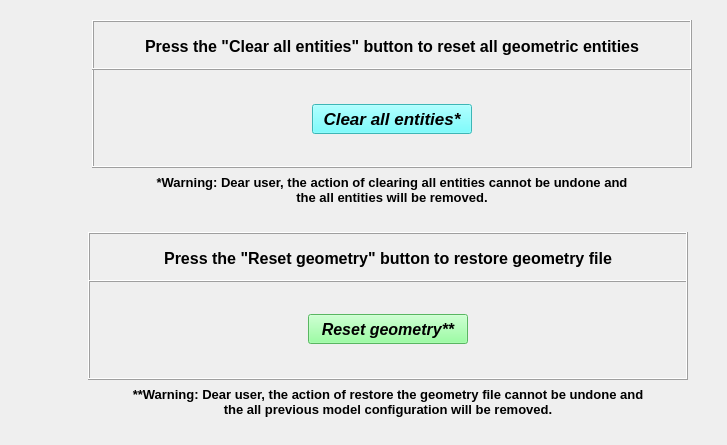
    <widget class="QWidget" name="tab_reset_entities">
     <attribute name="title">
      <string>Resets</string>
     </attribute>
     <widget class="QFrame" name="frame_6">
      <property name="geometry">
       <rect>
        <x>92</x>
        <y>68</y>
        <width>600</width>
        <height>100</height>
       </rect>
      </property>
      <property name="minimumSize">
       <size>
        <width>600</width>
        <height>100</height>
       </size>
      </property>
      <property name="maximumSize">
       <size>
        <width>600</width>
        <height>100</height>
       </size>
      </property>
      <property name="frameShape">
       <enum>QFrame::Box</enum>
      </property>
      <property name="frameShadow">
       <enum>QFrame::Raised</enum>
      </property>
      <widget class="QPushButton" name="pushButton_clear_all_entities">
       <property name="geometry">
        <rect>
         <x>220</x>
         <y>36</y>
         <width>160</width>
         <height>30</height>
        </rect>
       </property>
       <property name="minimumSize">
        <size>
         <width>160</width>
         <height>30</height>
        </size>
       </property>
       <property name="maximumSize">
        <size>
         <width>160</width>
         <height>30</height>
        </size>
       </property>
       <property name="font">
        <font>
         <family>Arial</family>
         <pointsize>13</pointsize>
         <weight>75</weight>
         <italic>true</italic>
         <bold>true</bold>
        </font>
       </property>
       <property name="styleSheet">
        <string notr="true">background-color: rgb(85, 255, 255);</string>
       </property>
       <property name="text">
        <string>Clear all entities*</string>
       </property>
      </widget>
     </widget>
     <widget class="QFrame" name="frame_7">
      <property name="geometry">
       <rect>
        <x>92</x>
        <y>20</y>
        <width>600</width>
        <height>50</height>
       </rect>
      </property>
      <property name="minimumSize">
       <size>
        <width>600</width>
        <height>50</height>
       </size>
      </property>
      <property name="maximumSize">
       <size>
        <width>600</width>
        <height>50</height>
       </size>
      </property>
      <property name="frameShape">
       <enum>QFrame::Box</enum>
      </property>
      <property name="frameShadow">
       <enum>QFrame::Raised</enum>
      </property>
      <widget class="QLabel" name="label_31">
       <property name="geometry">
        <rect>
         <x>40</x>
         <y>8</y>
         <width>520</width>
         <height>36</height>
        </rect>
       </property>
       <property name="minimumSize">
        <size>
         <width>520</width>
         <height>36</height>
        </size>
       </property>
       <property name="maximumSize">
        <size>
         <width>520</width>
         <height>36</height>
        </size>
       </property>
       <property name="font">
        <font>
         <family>Arial</family>
         <pointsize>12</pointsize>
         <weight>75</weight>
         <italic>false</italic>
         <bold>true</bold>
        </font>
       </property>
       <property name="frameShape">
        <enum>QFrame::NoFrame</enum>
       </property>
       <property name="text">
        <string>Press the &quot;Clear all entities&quot; button to reset all geometric entities</string>
       </property>
       <property name="textFormat">
        <enum>Qt::AutoText</enum>
       </property>
       <property name="alignment">
        <set>Qt::AlignCenter</set>
       </property>
      </widget>
     </widget>
     <widget class="QLabel" name="label_32">
      <property name="geometry">
       <rect>
        <x>92</x>
        <y>172</y>
        <width>600</width>
        <height>36</height>
       </rect>
      </property>
      <property name="minimumSize">
       <size>
        <width>600</width>
        <height>36</height>
       </size>
      </property>
      <property name="maximumSize">
       <size>
        <width>600</width>
        <height>36</height>
       </size>
      </property>
      <property name="font">
       <font>
        <family>Arial</family>
        <pointsize>10</pointsize>
        <weight>75</weight>
        <italic>false</italic>
        <bold>true</bold>
       </font>
      </property>
      <property name="frameShape">
       <enum>QFrame::NoFrame</enum>
      </property>
      <property name="text">
       <string>*Warning: Dear user, the action of clearing all entities cannot be undone and 
the all entities will be removed.</string>
      </property>
      <property name="textFormat">
       <enum>Qt::AutoText</enum>
      </property>
      <property name="alignment">
       <set>Qt::AlignCenter</set>
      </property>
     </widget>
     <widget class="QWidget" name="widget_reset_geometry" native="true">
      <property name="geometry">
       <rect>
        <x>58</x>
        <y>216</y>
        <width>660</width>
        <height>220</height>
       </rect>
      </property>
      <property name="minimumSize">
       <size>
        <width>660</width>
        <height>220</height>
       </size>
      </property>
      <property name="maximumSize">
       <size>
        <width>660</width>
        <height>220</height>
       </size>
      </property>
      <widget class="QLabel" name="label_41">
       <property name="geometry">
        <rect>
         <x>30</x>
         <y>168</y>
         <width>600</width>
         <height>36</height>
        </rect>
       </property>
       <property name="minimumSize">
        <size>
         <width>600</width>
         <height>36</height>
        </size>
       </property>
       <property name="maximumSize">
        <size>
         <width>600</width>
         <height>36</height>
        </size>
       </property>
       <property name="font">
        <font>
         <family>Arial</family>
         <pointsize>10</pointsize>
         <weight>75</weight>
         <italic>false</italic>
         <bold>true</bold>
        </font>
       </property>
       <property name="frameShape">
        <enum>QFrame::NoFrame</enum>
       </property>
       <property name="text">
        <string>**Warning: Dear user, the action of restore the geometry file cannot be undone and 
the all previous model configuration will be removed.</string>
       </property>
       <property name="textFormat">
        <enum>Qt::AutoText</enum>
       </property>
       <property name="alignment">
        <set>Qt::AlignCenter</set>
       </property>
      </widget>
      <widget class="QFrame" name="frame_9">
       <property name="geometry">
        <rect>
         <x>30</x>
         <y>16</y>
         <width>600</width>
         <height>50</height>
        </rect>
       </property>
       <property name="minimumSize">
        <size>
         <width>600</width>
         <height>50</height>
        </size>
       </property>
       <property name="maximumSize">
        <size>
         <width>600</width>
         <height>50</height>
        </size>
       </property>
       <property name="frameShape">
        <enum>QFrame::Box</enum>
       </property>
       <property name="frameShadow">
        <enum>QFrame::Raised</enum>
       </property>
       <widget class="QLabel" name="label_40">
        <property name="geometry">
         <rect>
          <x>40</x>
          <y>8</y>
          <width>520</width>
          <height>36</height>
         </rect>
        </property>
        <property name="minimumSize">
         <size>
          <width>520</width>
          <height>36</height>
         </size>
        </property>
        <property name="maximumSize">
         <size>
          <width>520</width>
          <height>36</height>
         </size>
        </property>
        <property name="font">
         <font>
          <family>Arial</family>
          <pointsize>12</pointsize>
          <weight>75</weight>
          <italic>false</italic>
          <bold>true</bold>
         </font>
        </property>
        <property name="frameShape">
         <enum>QFrame::NoFrame</enum>
        </property>
        <property name="text">
         <string>Press the &quot;Reset geometry&quot; button to restore geometry file</string>
        </property>
        <property name="textFormat">
         <enum>Qt::AutoText</enum>
        </property>
        <property name="alignment">
         <set>Qt::AlignCenter</set>
        </property>
       </widget>
      </widget>
      <widget class="QFrame" name="frame_10">
       <property name="geometry">
        <rect>
         <x>30</x>
         <y>64</y>
         <width>600</width>
         <height>100</height>
        </rect>
       </property>
       <property name="minimumSize">
        <size>
         <width>600</width>
         <height>100</height>
        </size>
       </property>
       <property name="maximumSize">
        <size>
         <width>600</width>
         <height>100</height>
        </size>
       </property>
       <property name="frameShape">
        <enum>QFrame::Box</enum>
       </property>
       <property name="frameShadow">
        <enum>QFrame::Raised</enum>
       </property>
       <widget class="QPushButton" name="pushButton_reset_geometry">
        <property name="geometry">
         <rect>
          <x>220</x>
          <y>34</y>
          <width>160</width>
          <height>30</height>
         </rect>
        </property>
        <property name="minimumSize">
         <size>
          <width>160</width>
          <height>30</height>
         </size>
        </property>
        <property name="maximumSize">
         <size>
          <width>160</width>
          <height>30</height>
         </size>
        </property>
        <property name="font">
         <font>
          <family>Arial</family>
          <pointsize>12</pointsize>
          <weight>75</weight>
          <italic>true</italic>
          <bold>true</bold>
         </font>
        </property>
        <property name="styleSheet">
         <string notr="true">background-color: rgb(125, 255, 136);</string>
        </property>
        <property name="text">
         <string>Reset geometry**</string>
        </property>
       </widget>
      </widget>
     </widget>
    </widget>
